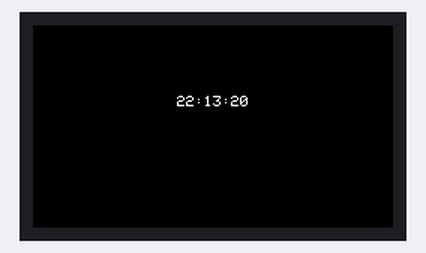
Simulated run of this sketch. Board: ESP32. Parts: 240×135 colour display. The local clock reads 2024-03-15 10:24:30 at power-on unless the sketch sets it.

Above: at 0.2 s.

The sketch:

rtc_reset.ino
```cpp
#include <TFT_eSPI.h>
#include <SPI.h>
#include <RTClib.h>

TFT_eSPI tft = TFT_eSPI(135, 240); // Invoke custom library
RTC_DS3231 rtc;

void setup() {
  if (!rtc.begin()) {
    tft.drawString("ERROR: RTC NOT DETECTED", tft.width() / 2, tft.height() / 2);
    while (1);
  }

  // put your setup code here, to run once:
  rtc.adjust(DateTime(F(__DATE__), F(__TIME__)));

  // Screen setup
  tft.init();
  tft.setRotation(1); // Check the orientation
  tft.fillScreen(TFT_BLACK);
  tft.setTextDatum(MC_DATUM);
  tft.setTextSize(1);

}

void loop() {
  // put your main code here, to run repeatedly:
  tft.setCursor(tft.width() / 2, 0); // Center top
  tft.drawString(getTime(), tft.width() / 2, tft.height() / 2 - 16);
  delay(1);
}

String getTime() {
  DateTime now = rtc.now();
  char timeStr[20];

  // Format: HH:MM:SS
  sprintf(timeStr, "%02d:%02d:%02d",
    now.hour(),
    now.minute(),
    now.second()
  );

  return String(timeStr);
}
```
